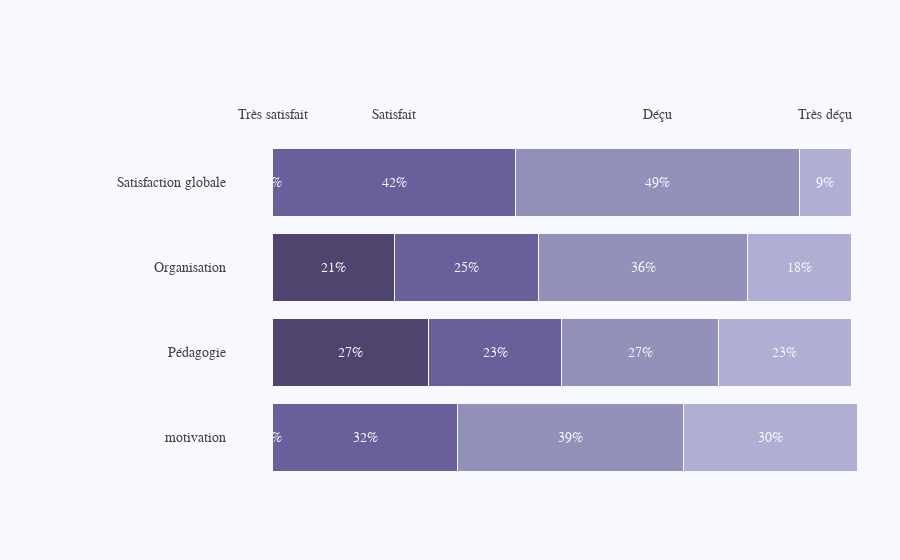

Write notebook code for a chart like this one.
### Code cell
cats = list(res_sondage_tx[""].keys())

i = 2
ic = True
iv = False
il = False
pct = True

top_labels = ['Très satisfait', 'Satisfait', 'Déçu', 'Très déçu']
print(cats)
title = f""
plot_horizontal_barchart(cats, res_sondage_tx[""], top_labels, inv_cats=ic, inv_values=iv, inv_labels=il, pct=pct, title=title)

### Figure 1 — Plotly figure (JSON) as saved in the notebook; plotly's stock layout.template omitted (floating-point values rounded to 4 significant figures)
{"data": [{"marker": {"color": "rgba(38, 24, 74, 0.8)", "line": {"color": "rgb(248, 248, 249)", "width": 1}}, "orientation": "h", "type": "bar", "x": [0], "y": ["motivation"]}, {"marker": {"color": "rgba(38, 24, 74, 0.8)", "line": {"color": "rgb(248, 248, 249)", "width": 1}}, "orientation": "h", "type": "bar", "x": [27], "y": ["Pédagogie"]}, {"marker": {"color": "rgba(38, 24, 74, 0.8)", "line": {"color": "rgb(248, 248, 249)", "width": 1}}, "orientation": "h", "type": "bar", "x": [21], "y": ["Organisation"]}, {"marker": {"color": "rgba(38, 24, 74, 0.8)", "line": {"color": "rgb(248, 248, 249)", "width": 1}}, "orientation": "h", "type": "bar", "x": [0], "y": ["Satisfaction globale"]}, {"marker": {"color": "rgba(71, 58, 131, 0.8)", "line": {"color": "rgb(248, 248, 249)", "width": 1}}, "orientation": "h", "type": "bar", "x": [32], "y": ["motivation"]}, {"marker": {"color": "rgba(71, 58, 131, 0.8)", "line": {"color": "rgb(248, 248, 249)", "width": 1}}, "orientation": "h", "type": "bar", "x": [23], "y": ["Pédagogie"]}, {"marker": {"color": "rgba(71, 58, 131, 0.8)", "line": {"color": "rgb(248, 248, 249)", "width": 1}}, "orientation": "h", "type": "bar", "x": [25], "y": ["Organisation"]}, {"marker": {"color": "rgba(71, 58, 131, 0.8)", "line": {"color": "rgb(248, 248, 249)", "width": 1}}, "orientation": "h", "type": "bar", "x": [42], "y": ["Satisfaction globale"]}, {"marker": {"color": "rgba(122, 120, 168, 0.8)", "line": {"color": "rgb(248, 248, 249)", "width": 1}}, "orientation": "h", "type": "bar", "x": [39], "y": ["motivation"]}, {"marker": {"color": "rgba(122, 120, 168, 0.8)", "line": {"color": "rgb(248, 248, 249)", "width": 1}}, "orientation": "h", "type": "bar", "x": [27], "y": ["Pédagogie"]}, {"marker": {"color": "rgba(122, 120, 168, 0.8)", "line": {"color": "rgb(248, 248, 249)", "width": 1}}, "orientation": "h", "type": "bar", "x": [36], "y": ["Organisation"]}, {"marker": {"color": "rgba(122, 120, 168, 0.8)", "line": {"color": "rgb(248, 248, 249)", "width": 1}}, "orientation": "h", "type": "bar", "x": [49], "y": ["Satisfaction globale"]}, {"marker": {"color": "rgba(164, 163, 204, 0.85)", "line": {"color": "rgb(248, 248, 249)", "width": 1}}, "orientation": "h", "type": "bar", "x": [30], "y": ["motivation"]}, {"marker": {"color": "rgba(164, 163, 204, 0.85)", "line": {"color": "rgb(248, 248, 249)", "width": 1}}, "orientation": "h", "type": "bar", "x": [23], "y": ["Pédagogie"]}, {"marker": {"color": "rgba(164, 163, 204, 0.85)", "line": {"color": "rgb(248, 248, 249)", "width": 1}}, "orientation": "h", "type": "bar", "x": [18], "y": ["Organisation"]}, {"marker": {"color": "rgba(164, 163, 204, 0.85)", "line": {"color": "rgb(248, 248, 249)", "width": 1}}, "orientation": "h", "type": "bar", "x": [9], "y": ["Satisfaction globale"]}], "layout": {"annotations": [{"align": "right", "font": {"color": "rgb(67, 67, 67)", "family": "Arial", "size": 14}, "showarrow": false, "text": "motivation", "x": 0.14, "xanchor": "right", "xref": "paper", "y": "motivation", "yref": "y"}, {"font": {"color": "rgb(248, 248, 255)", "family": "Arial", "size": 14}, "showarrow": false, "text": "0%", "x": 0, "xref": "x", "y": "motivation", "yref": "y"}, {"font": {"color": "rgb(248, 248, 255)", "family": "Arial", "size": 14}, "showarrow": false, "text": "32%", "x": 16, "xref": "x", "y": "motivation", "yref": "y"}, {"font": {"color": "rgb(248, 248, 255)", "family": "Arial", "size": 14}, "showarrow": false, "text": "39%", "x": 51.5, "xref": "x", "y": "motivation", "yref": "y"}, {"font": {"color": "rgb(248, 248, 255)", "family": "Arial", "size": 14}, "showarrow": false, "text": "30%", "x": 86, "xref": "x", "y": "motivation", "yref": "y"}, {"align": "right", "font": {"color": "rgb(67, 67, 67)", "family": "Arial", "size": 14}, "showarrow": false, "text": "Pédagogie", "x": 0.14, "xanchor": "right", "xref": "paper", "y": "Pédagogie", "yref": "y"}, {"font": {"color": "rgb(248, 248, 255)", "family": "Arial", "size": 14}, "showarrow": false, "text": "27%", "x": 13.5, "xref": "x", "y": "Pédagogie", "yref": "y"}, {"font": {"color": "rgb(248, 248, 255)", "family": "Arial", "size": 14}, "showarrow": false, "text": "23%", "x": 38.5, "xref": "x", "y": "Pédagogie", "yref": "y"}, {"font": {"color": "rgb(248, 248, 255)", "family": "Arial", "size": 14}, "showarrow": false, "text": "27%", "x": 63.5, "xref": "x", "y": "Pédagogie", "yref": "y"}, {"font": {"color": "rgb(248, 248, 255)", "family": "Arial", "size": 14}, "showarrow": false, "text": "23%", "x": 88.5, "xref": "x", "y": "Pédagogie", "yref": "y"}, {"align": "right", "font": {"color": "rgb(67, 67, 67)", "family": "Arial", "size": 14}, "showarrow": false, "text": "Organisation", "x": 0.14, "xanchor": "right", "xref": "paper", "y": "Organisation", "yref": "y"}, {"font": {"color": "rgb(248, 248, 255)", "family": "Arial", "size": 14}, "showarrow": false, "text": "21%", "x": 10.5, "xref": "x", "y": "Organisation", "yref": "y"}, {"font": {"color": "rgb(248, 248, 255)", "family": "Arial", "size": 14}, "showarrow": false, "text": "25%", "x": 33.5, "xref": "x", "y": "Organisation", "yref": "y"}, {"font": {"color": "rgb(248, 248, 255)", "family": "Arial", "size": 14}, "showarrow": false, "text": "36%", "x": 64, "xref": "x", "y": "Organisation", "yref": "y"}, {"font": {"color": "rgb(248, 248, 255)", "family": "Arial", "size": 14}, "showarrow": false, "text": "18%", "x": 91, "xref": "x", "y": "Organisation", "yref": "y"}, {"align": "right", "font": {"color": "rgb(67, 67, 67)", "family": "Arial", "size": 14}, "showarrow": false, "text": "Satisfaction globale", "x": 0.14, "xanchor": "right", "xref": "paper", "y": "Satisfaction globale", "yref": "y"}, {"font": {"color": "rgb(248, 248, 255)", "family": "Arial", "size": 14}, "showarrow": false, "text": "0%", "x": 0, "xref": "x", "y": "Satisfaction globale", "yref": "y"}, {"font": {"color": "rgb(67, 67, 67)", "family": "Arial", "size": 14}, "showarrow": false, "text": "Très satisfait", "x": 0, "xref": "x", "y": 1.1, "yref": "paper"}, {"font": {"color": "rgb(248, 248, 255)", "family": "Arial", "size": 14}, "showarrow": false, "text": "42%", "x": 21, "xref": "x", "y": "Satisfaction globale", "yref": "y"}, {"font": {"color": "rgb(67, 67, 67)", "family": "Arial", "size": 14}, "showarrow": false, "text": "Satisfait", "x": 21, "xref": "x", "y": 1.1, "yref": "paper"}, {"font": {"color": "rgb(248, 248, 255)", "family": "Arial", "size": 14}, "showarrow": false, "text": "49%", "x": 66.5, "xref": "x", "y": "Satisfaction globale", "yref": "y"}, {"font": {"color": "rgb(67, 67, 67)", "family": "Arial", "size": 14}, "showarrow": false, "text": "Déçu", "x": 66.5, "xref": "x", "y": 1.1, "yref": "paper"}, {"font": {"color": "rgb(248, 248, 255)", "family": "Arial", "size": 14}, "showarrow": false, "text": "9%", "x": 95.5, "xref": "x", "y": "Satisfaction globale", "yref": "y"}, {"font": {"color": "rgb(67, 67, 67)", "family": "Arial", "size": 14}, "showarrow": false, "text": "Très déçu", "x": 95.5, "xref": "x", "y": 1.1, "yref": "paper"}], "barmode": "stack", "margin": {"b": 80, "l": 120, "r": 10, "t": 140}, "paper_bgcolor": "rgb(248, 248, 255)", "plot_bgcolor": "rgb(248, 248, 255)", "showlegend": false, "title": {"text": ""}, "xaxis": {"domain": [0.15, 1], "showgrid": false, "showline": false, "showticklabels": false, "zeroline": false}, "yaxis": {"showgrid": false, "showline": false, "showticklabels": false, "zeroline": false}}}
